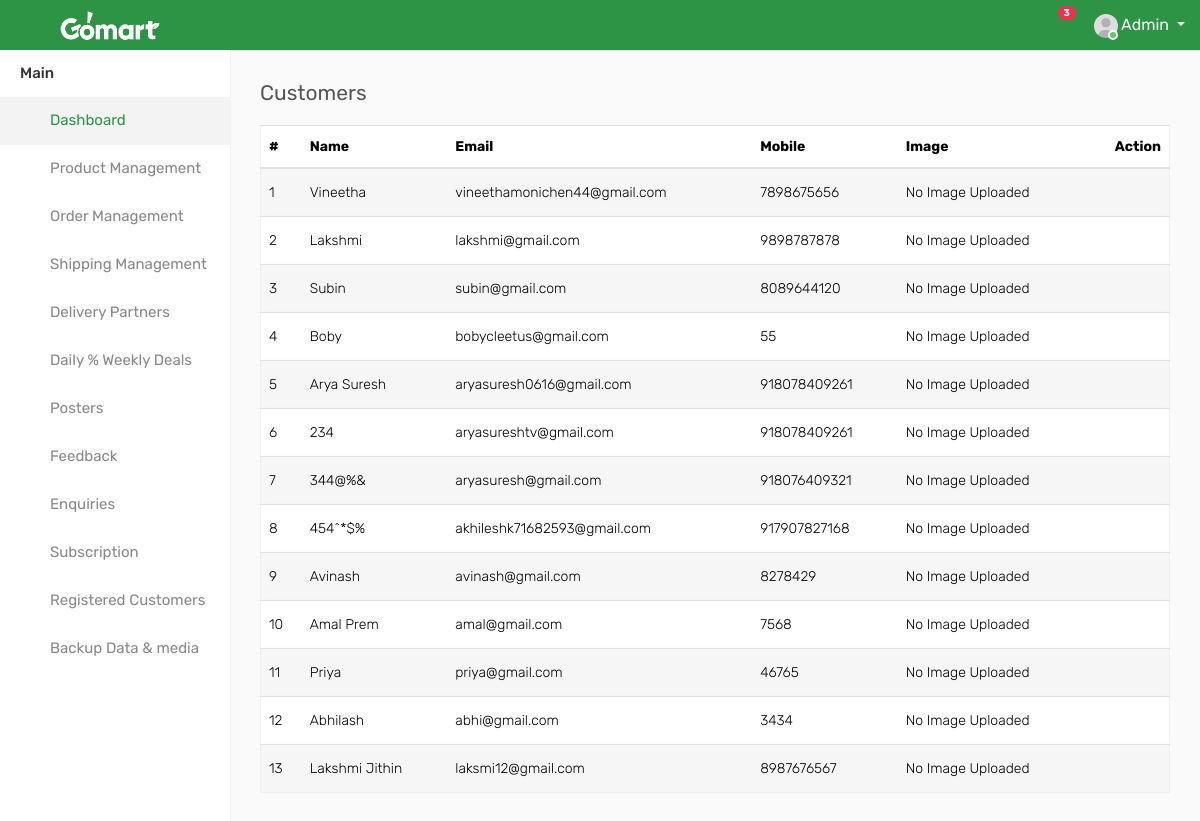
Screenshot of /all_customers/ with the database file from the repository.
### GoApp/models.py (models this page shows, shortened)
class tbl_SignUp(models.Model):
    user = models.ForeignKey(User, on_delete=models.CASCADE, null=True)
    email = models.EmailField(null=True)
    mobile = models.CharField(max_length=20, null=True)
    fullname = models.CharField(max_length=100, null=True)
    password = models.CharField(max_length=100, null=True)
    dp = models.ImageField(upload_to="media", null=True)
    status = models.CharField(max_length=100, null=True)

### GoApp/views.py (the view)
# urls.py: path("all_customers/",views.all_customers,name="all_customers"),
def all_customers(request):
    dta=tbl_SignUp.objects.all()
    return render(request,"all_customers.html",{"data":dta})

### templates/all_customers.html (shortened to what this page needs)
{% include 'left_nav.html' %}
        <div class="page-wrapper">
            <div class="content">
                <div class="row">
                    <div class="col-sm-5 col-5">
                        <h4 class="page-title">Customers</h4>
                    </div>
                    <div class="col-sm-7 col-7 text-right m-b-30">
                    </div>
                </div>
                <div class="row">
                    <div class="col-md-12">
                        <div class="table-responsive">
                            <table class="table table-striped custom-table mb-0 datatable">
                                <thead>
                                    <tr>
                                        <th>#</th>
                                        <th>Name</th>
                                        <th>Email</th>
                                        <th>Mobile</th>
                                        <th>Image</th>
                                        <th class="text-right">Action</th>
                                    </tr>
                                </thead>
                                <tbody>
                                {% for i in data %}
                                    <tr>
                                        <td>{{forloop.counter}}</td>
                                        <td>{{i.fullname}}</td>
										<td>{{i.email}}</td>
                                        <td>{{i.mobile}}</td>
                                        {% if i.dp %}
                                        <td><img src="{{i.dp}}" width="100" height="150"></td>
                                        {% else %}
                                        <td>No Image Uploaded</td>
                                        {% endif %}
                                        <td class="text-right">
                                            <div class="dropdown dropdown-action">
                                                <a href="#" class="action-icon dropdown-toggle" data-toggle="dropdown"
                                                   aria-expanded="false"><i class="fa fa-ellipsis-v"></i></a>
                                            </div>
                                        </td>
                                    </tr>
                        </div>
                        {% endfor %}

### rows the page displays
tbl_SignUp: fullname "Vineetha", email "vineethamonichen44@gmail.com", mobile "7898675656", dp "No Image Uploaded"
tbl_SignUp: fullname "Lakshmi", email "lakshmi@gmail.com", mobile "9898787878", dp "No Image Uploaded"
tbl_SignUp: fullname "Subin", email "subin@gmail.com", mobile "8089644120", dp "No Image Uploaded"
tbl_SignUp: fullname "Boby", email "bobycleetus@gmail.com", mobile "55", dp "No Image Uploaded"
tbl_SignUp: fullname "Arya Suresh", email "aryasuresh0616@gmail.com", mobile "918078409261", dp "No Image Uploaded"
tbl_SignUp: fullname "234", email "aryasureshtv@gmail.com", mobile "918078409261", dp "No Image Uploaded"
tbl_SignUp: fullname "344@%&", email "aryasuresh@gmail.com", mobile "918076409321", dp "No Image Uploaded"
tbl_SignUp: fullname "454^*$%", email "akhileshk71682593@gmail.com", mobile "917907827168", dp "No Image Uploaded"
tbl_SignUp: fullname "Avinash", email "avinash@gmail.com", mobile "8278429", dp "No Image Uploaded"
tbl_SignUp: fullname "Amal Prem", email "amal@gmail.com", mobile "7568", dp "No Image Uploaded"
tbl_SignUp: fullname "Priya", email "priya@gmail.com", mobile "46765", dp "No Image Uploaded"
tbl_SignUp: fullname "Abhilash", email "abhi@gmail.com", mobile "3434", dp "No Image Uploaded"
tbl_SignUp: fullname "Lakshmi Jithin", email "laksmi12@gmail.com", mobile "8987676567", dp "No Image Uploaded"
